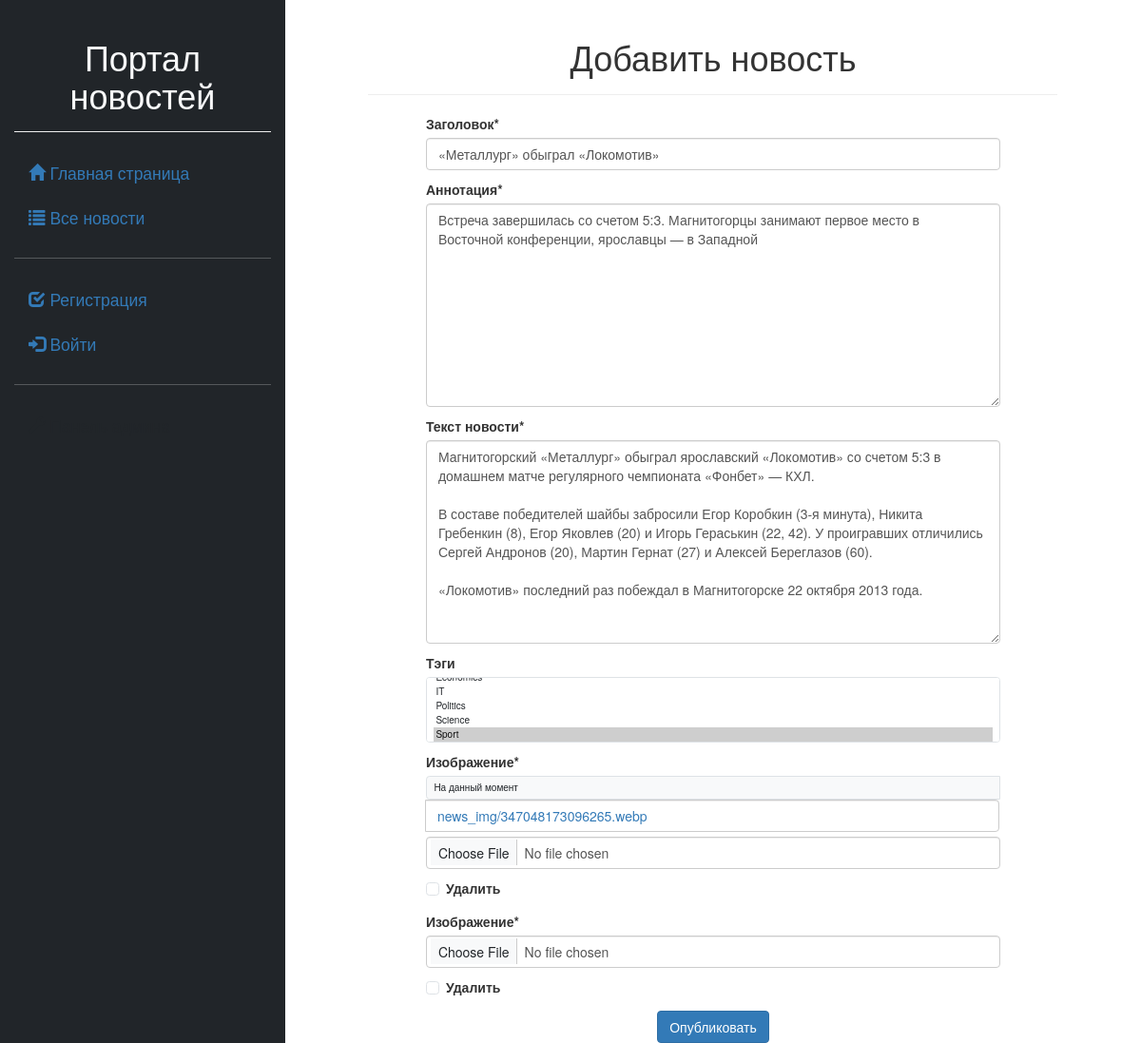
The page /news/update/57 on the database its author committed.
### news/models.py (models this page shows, shortened)
class Article(models.Model):
    categories = (('Ec', 'Economy'),
                  ('Sc', 'Science'),
                  ('IT', 'IT'))
    author = models.ForeignKey(User, on_delete=models.SET_NULL, null=True, verbose_name='Автор')
    title = models.CharField('Заголовок', max_length=50, default='')
    anouncement = models.TextField('Аннотация', max_length=250)
    text = models.TextField('Текст новости')
    date = models.DateTimeField('Дата создания', auto_now=True)
    tags = models.ManyToManyField(verbose_name='Тэги', to=Tag, blank=True)
    slug = models.SlugField()
    objects = models.Manager()
    today = Today()
    class Meta:
        ordering = ['title', 'date']
        verbose_name = 'Новость'
        verbose_name_plural = 'Новости'

class Tag(models.Model):
    title = models.CharField(max_length=80)
    status = models.BooleanField(default=True)
    def __str__(self):
        return self.title
    class Meta:
        ordering = ['title', 'status']
        verbose_name = 'Тэг'
        verbose_name_plural = 'Тэги'

### news/views.py (the view, shortened to what this page needs)
# urls.py: path('update/<int:pk>', views.ArticleUpdateView.as_view(), name='news_update'),
class ArticleUpdateView(UpdateView):
    model = Article
    template_name = 'news/add.html'
    fields = ['title', 'anouncement', 'text', 'tags']
    def get_context_data(self, **kwargs):
        context = super(ArticleUpdateView, self).get_context_data(**kwargs)
        cur_obj = self.object
        context['image_form'] = ImagesFormSet(instance=cur_obj)
        return context

### news/templates/news/add.html (shortened to what this page needs)
{% extends 'first/base.html' %}
{% load static %}
{% load crispy_forms_tags %}
{% block content %}
<div class="page-header text-center">
    <h1>Добавить новость</h1>
</div>
<div class="col-10 offset-1">
    <form method="post" enctype="multipart/form-data">
        {{ form|crispy }}
        {{ image_form|crispy }}
        <div class="text-center">
            <input type="submit" class="btn btn-primary" value="Опубликовать">
        </div>
    </form>
</div>
{% endblock %}

### rows shown on the page
Article: title "«Металлург» обыграл «Локомотив»", anouncement "Встреча завершилась со счетом 5:3. Магнитогорцы занимают первое место в Восточной конференции, ярославцы — в Западной", text "Магнитогорский «Металлург» обыграл ярославский «Локомотив» со счетом 5:3 в домашнем матче регулярного чемпионата «Фонбет» — КХЛ. В составе победителей шайбы забросили Егор Коробкин (3-я минута), Никита Гребенкин (8), Егор Яковлев (20) и Игорь Гераськин (22, 42). У проигравших отличились Сергей Андронов (20), Мартин Гернат (27) и Алексей Береглазов (60). «Локомотив» последний раз побеждал в Магнитогорске 22 октября 2013 года."
